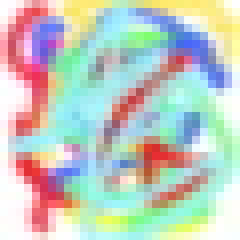
#> input picture junk.jpg, 30 x 30 px (shown 8 times larger)
$ python single.py
#> lines starting #> are read from the running program, lines starting #| are printed output that depends on the picture
# Import useful libraries
import numpy as np
import imageio as iio
import matplotlib.pyplot as plt
from IPython.display import display, Image
import queue
import time
from joblib import Parallel, delayed
import copy

# Display original image
image = iio.imread("junk.jpg")
#> image is the input picture: shape (30, 30, 3); mean R, G, B 192.8, 202, 192.8
fox = iio.imread("blurryFox.jpg")
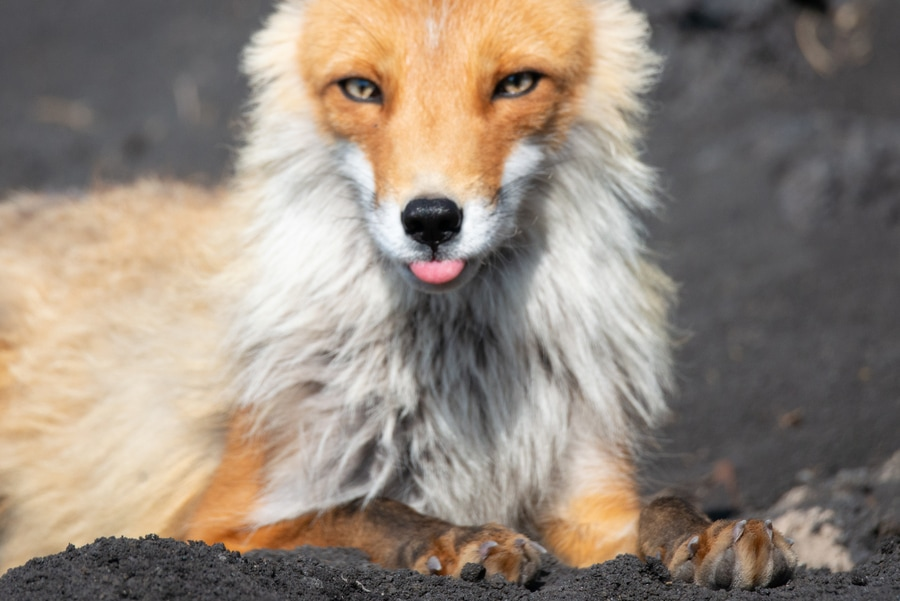
#> input picture blurryFox.jpg, 900 x 601 px
#> fox is the input picture: shape (601, 900, 3); mean R, G, B 147.5, 135, 123.2


# Convert image to array, print out the shape of array, and print out the entire array
img_matrix = iio.core.asarray(image)
fox_matrix = iio.core.asarray(fox)

foxR = copy.deepcopy(fox_matrix[:,:,0])
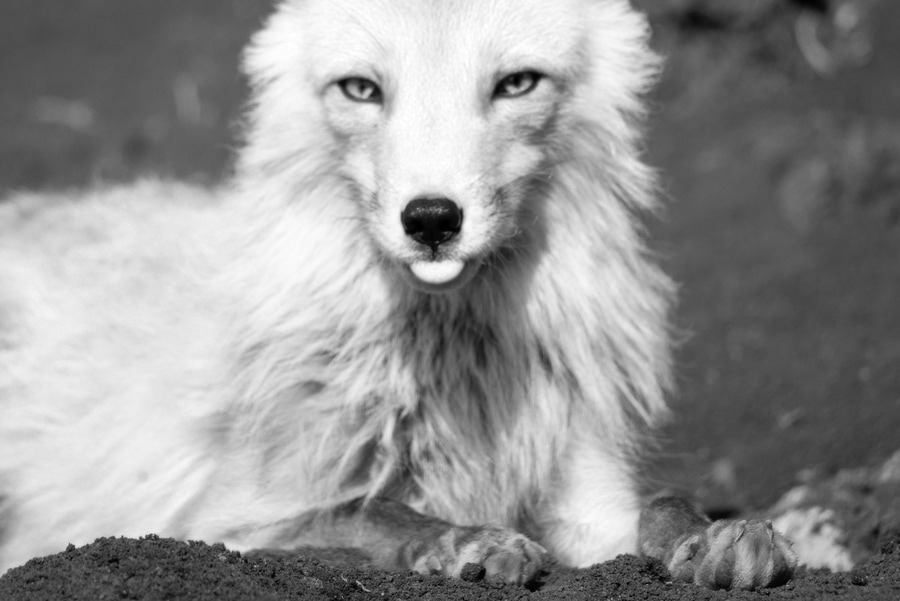
#> foxR: shape (601, 900); min 0, max 255, mean 147.5
foxG = copy.deepcopy(fox_matrix[:,:,1])
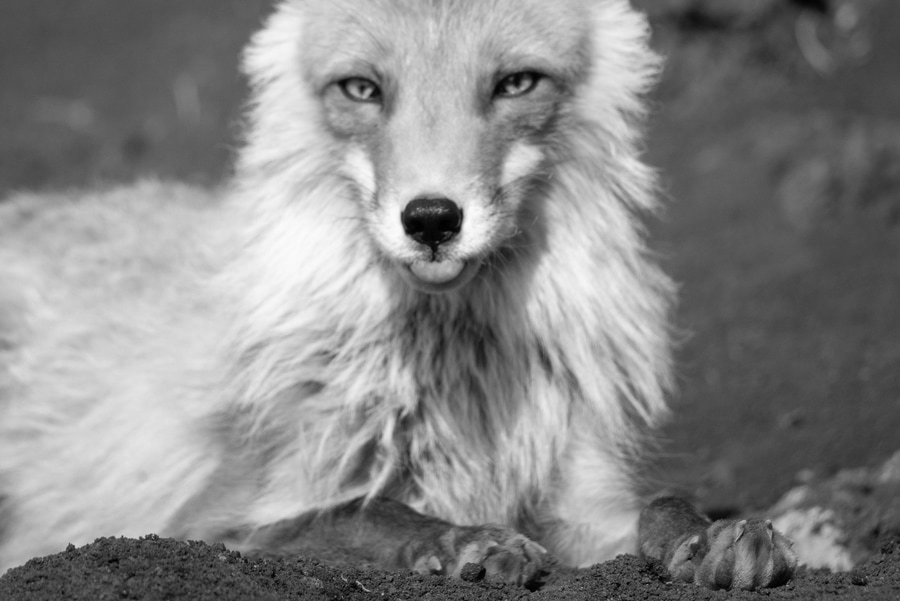
#> foxG: shape (601, 900); min 0, max 252, mean 135
foxB = copy.deepcopy(fox_matrix[:,:,2])
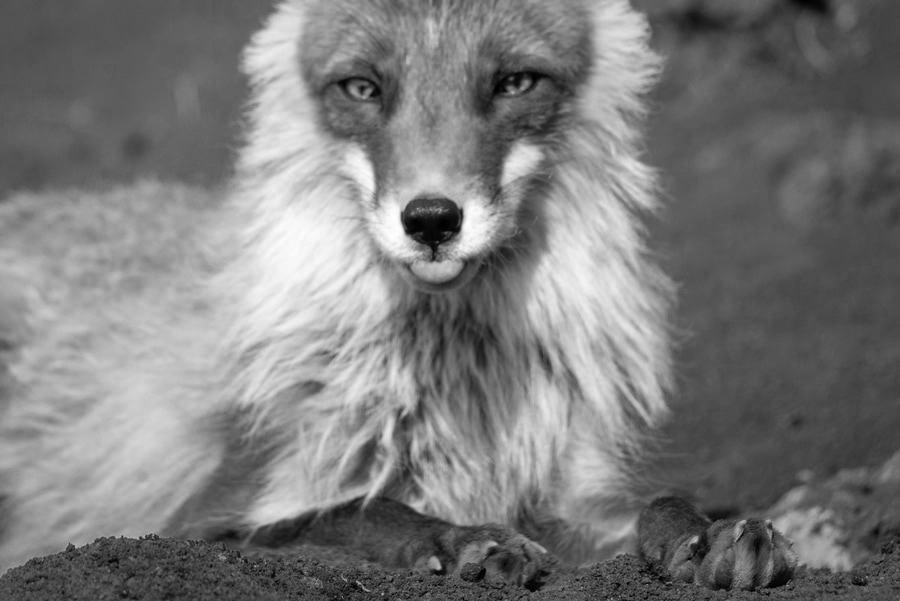
#> foxB: shape (601, 900); min 0, max 255, mean 123.2

def applyFilterSingleThread(img: np.array, filter: np.array, stride) -> np.array:
#> called with filter = array of shape (3, 3), stride = 1
    print(img.shape)
#| (601, 900)
    tgt_sizeX = img.shape[0]
#> tgt_sizeX = 601
    tgt_sizeY = img.shape[1]
#> tgt_sizeY = 900

    # To simplify things
    k = filter.shape[0]

    padding_size = 1

    # Pad the input image with zeros
    padded_img = np.pad(img, ((padding_size, 0), (padding_size, 0)), mode='constant')

    # New size after padding
    padded_size = padded_img.shape[0]
#> padded_size = 602

    # 2D array of zeros
    convolved_img = np.zeros(shape=(padded_size, padded_size))

    # 2D array of zeros
    convolved_img = np.zeros(shape=(tgt_sizeX, tgt_sizeY))

    # Iterate here
    for i in range(0, tgt_sizeX - k + 1, stride):
        for j in range(0, tgt_sizeY - k + 1, stride):
            # img[i, j] = individual pixel value
            # Get the current matrix
            mat = img[i:i+k, j:j+k]
            #print(mat)

            # Apply the convolution - element-wise multiplication and summation of the result
            # Store the result to i-th row and j-th column of our convolved_img array
            convolved_img[i, j] = np.sum(np.multiply(mat, filter))
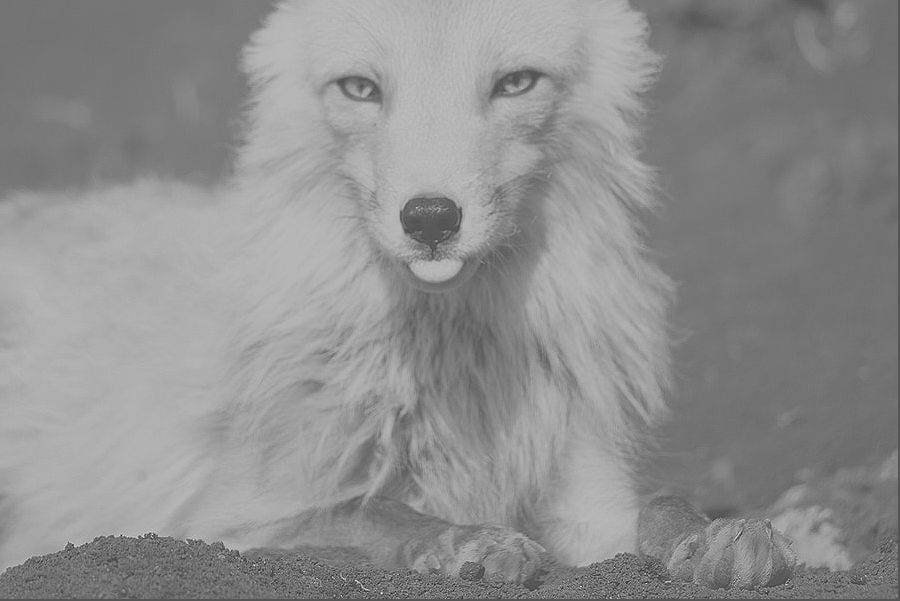
#> convolved_img: shape (601, 900) float64; min -219, max 434, mean 146.9; drawn with min black and max white
    return convolved_img

sharpeningFilter = np.array([
    [0, -1, 0],
    [-1, 5, -1],
    [0, -1, 0]
])

#processed_imageR = applyFilterSingleThread(img = np.array(img_matrix[:,:,0]), filter = sharpeningFilter, stride = 1)
#processed_imageG = applyFilterSingleThread(img = np.array(img_matrix[:,:,1]), filter = sharpeningFilter, stride = 1)
#processed_imageB = applyFilterSingleThread(img = np.array(img_matrix[:,:,2]), filter = sharpeningFilter, stride = 1)

start_time = time.time()


foxR = applyFilterSingleThread(img = np.array(fox_matrix[:,:,0]), filter = sharpeningFilter, stride = 1)
foxG = applyFilterSingleThread(img = np.array(fox_matrix[:,:,1]), filter = sharpeningFilter, stride = 1)
#> call 2 of applyFilterSingleThread, with filter = array of shape (3, 3), stride = 1
#| (601, 900)
#> after the loop in applyFilterSingleThread (call 2), `for i in range(0, tgt_sizeX - k + 1, stride):`:
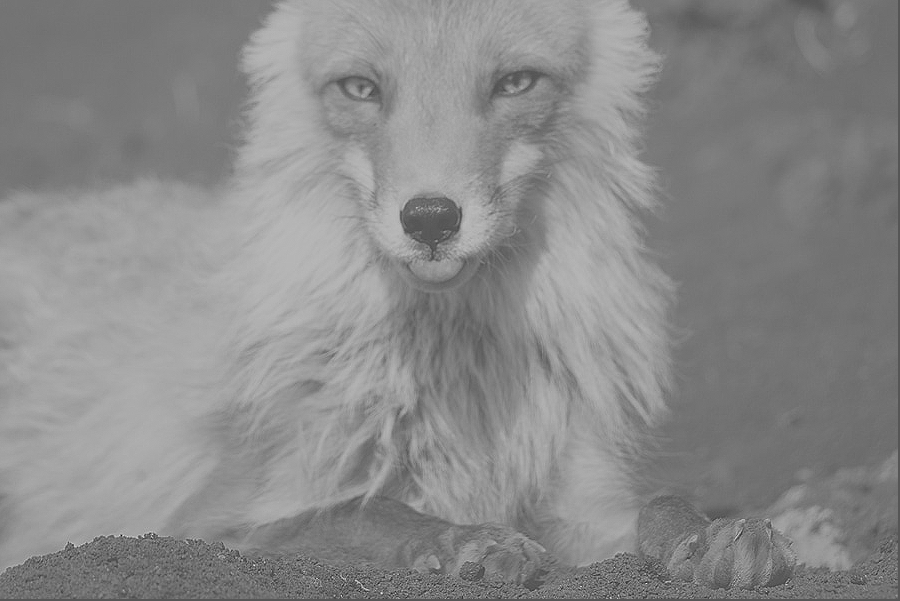
#> convolved_img: shape (601, 900) float64; min -224, max 439, mean 134.5; drawn with min black and max white
foxB = applyFilterSingleThread(img = np.array(fox_matrix[:,:,2]), filter = sharpeningFilter, stride = 1)
#| (601, 900)


# [5 lines of commented-out code are left out]

combined_fox = np.dstack((foxR, foxG, foxB))
combined_fox = np.clip(combined_fox, 0, 255).astype(np.uint8)
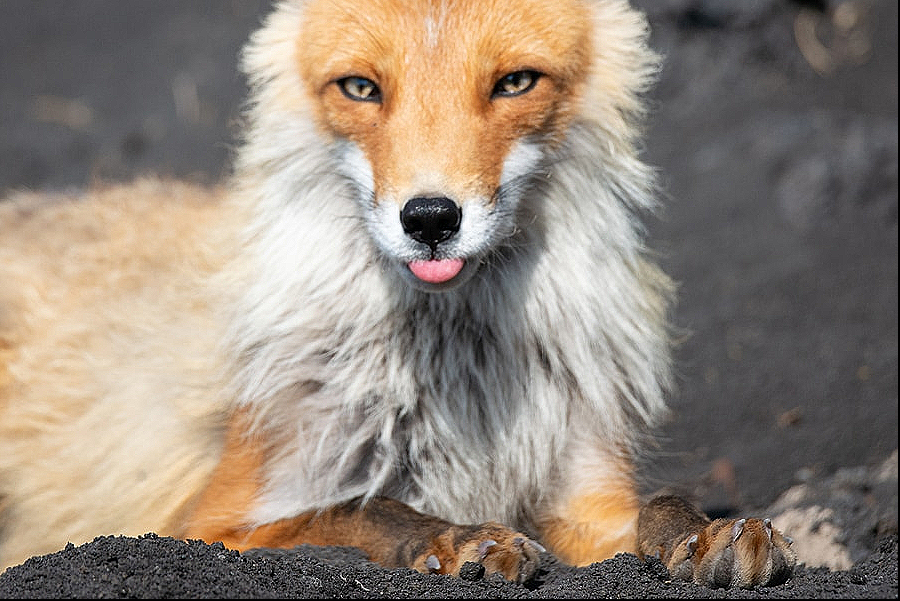
#> combined_fox: shape (601, 900, 3); mean R, G, B 147, 134.7, 122.8


#print(combined_image.shape)

#figR = plt.imshow(image)
#figR = plt.imshow(combined_image)
#> (the run stopped early here; a loop or call above may not have finished)
